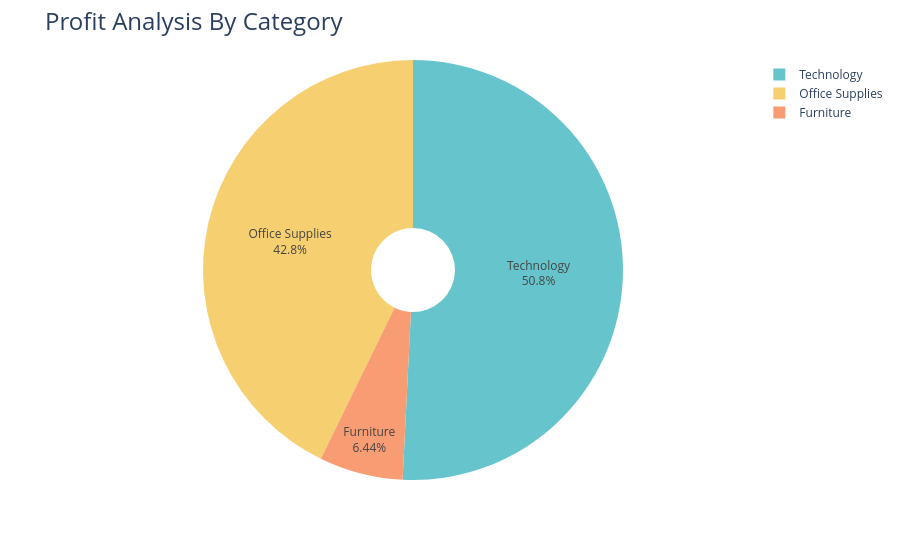

This figure's notebook cell:
### Code cell
fig = px.pie(profit_by_category,
             values='Profit',
             names='Category',
             hole=0.2,
             color_discrete_sequence=px.colors.qualitative.Pastel)

fig.update_traces(textposition='inside', textinfo= 'percent+label')
fig.update_layout(title_text='Profit Analysis By Category',title_font=dict(size=24))

fig.show()

### Figure 1 — Plotly figure (JSON) as saved in the notebook; plotly's stock layout.template omitted (floating-point values rounded to 4 significant figures)
{"data": [{"domain": {"x": [0, 1], "y": [0, 1]}, "hole": 0.2, "hovertemplate": "Category=%{label}<br>Profit=%{value}<extra></extra>", "labels": ["Furniture", "Office Supplies", "Technology"], "legendgroup": "", "name": "", "showlegend": true, "textinfo": "percent+label", "textposition": "inside", "type": "pie", "values": [18450.0, 122500.0, 145500.0]}], "layout": {"legend": {"tracegroupgap": 0}, "margin": {"t": 60}, "piecolorway": ["rgb(102, 197, 204)", "rgb(246, 207, 113)", "rgb(248, 156, 116)", "rgb(220, 176, 242)", "rgb(135, 197, 95)", "rgb(158, 185, 243)", "rgb(254, 136, 177)", "rgb(201, 219, 116)", "rgb(139, 224, 164)", "rgb(180, 151, 231)", "rgb(179, 179, 179)"], "title": {"font": {"size": 24}, "text": "Profit Analysis By Category"}}}
